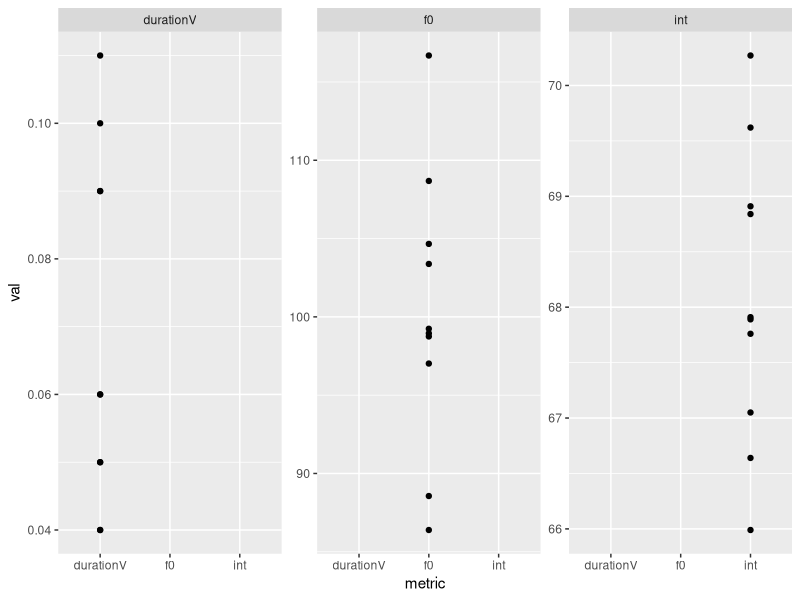

Here is the R script that generated this plot:
## ---- chunk 1
library(tidyverse)

dat <- read.csv("./data/data.csv")


dat |> 
  pivot_longer(
    cols = durationV:int, 
    names_to = "metric", 
    values_to = "val"
  ) |> 
  ggplot() + 
  aes(x = metric, y = val) + 
  facet_wrap(~ metric, scales = "free_y") + 
  geom_point()
